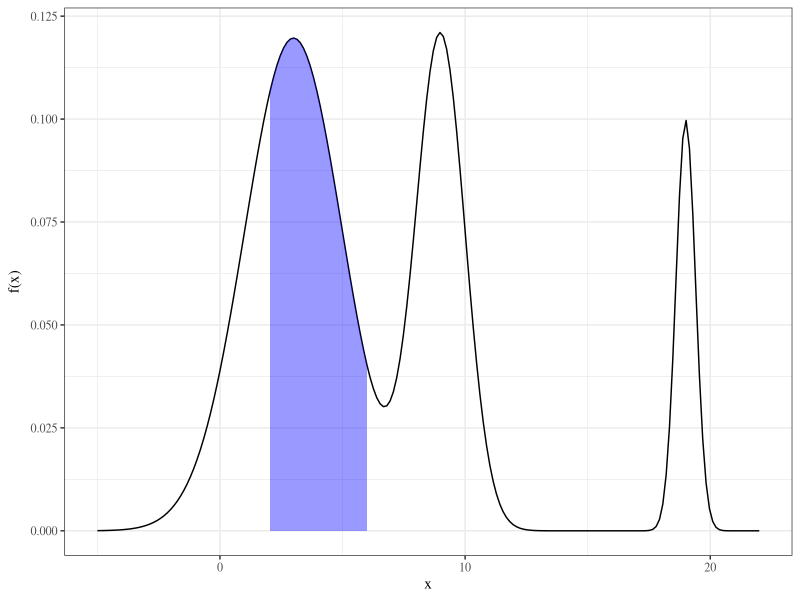
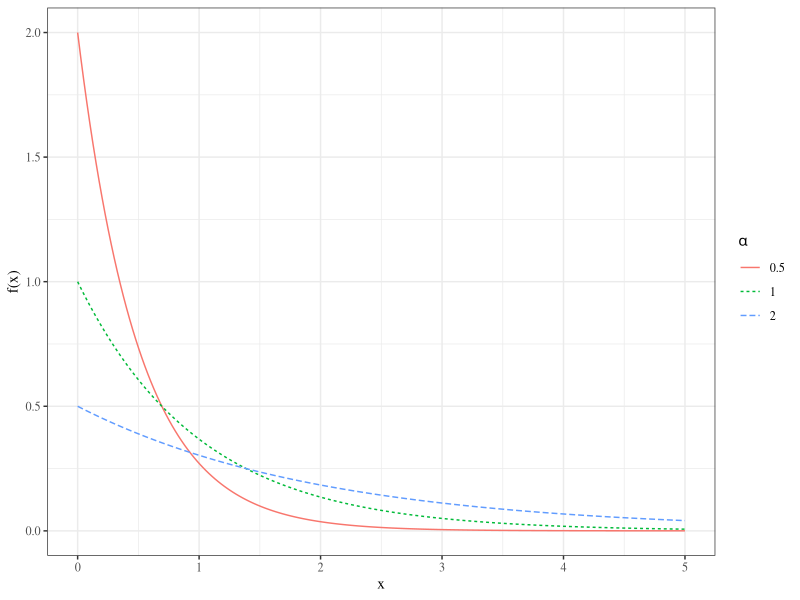

Generate these figures, in order, with R:
## ---- chunk 1
library(knitr)
library(tidyverse)
library(xtable)
library(MASS)

knitr::opts_chunk$set(echo=FALSE, message=FALSE, warning=FALSE, fig.height = 2)
theme_set(theme_bw(base_family = "serif"))

set.seed(305)
## ---- chunk 2
x <- seq(-5, 22, length.out = 200)
f <- .6*dnorm(x, 3, 2) + .3*dnorm(x, 9, 1) + .1*dnorm(x, 19, .4)
shade <- rbind(data.frame(x = x[x >= 2 & x <= 6], y = f[x >= 2 & x <= 6]),
               data.frame(x = rev(x[x >= 2 & x <= 6]), y = 0))

qplot(x, f, geom = "line") +
  geom_polygon(aes(x, y), data = shade, fill = "blue", alpha = .4) +
  ylab(expression("f(x)"))
## ---- chunk 3
data.frame(x = seq(0, 5, length.out = 200)) %>%
  mutate(`0.5` = dexp(x, 1/.5),
         `1` = dexp(x, 1),
         `2` = dexp(x, 1/2)) %>%
  gather(alpha, f, -x) %>%
  ggplot() +
  geom_line(aes(x, f, colour = alpha, lty = alpha)) +
  scale_colour_discrete(expression(alpha)) +
  scale_linetype_discrete(expression(alpha)) +
  ylab("f(x)")


